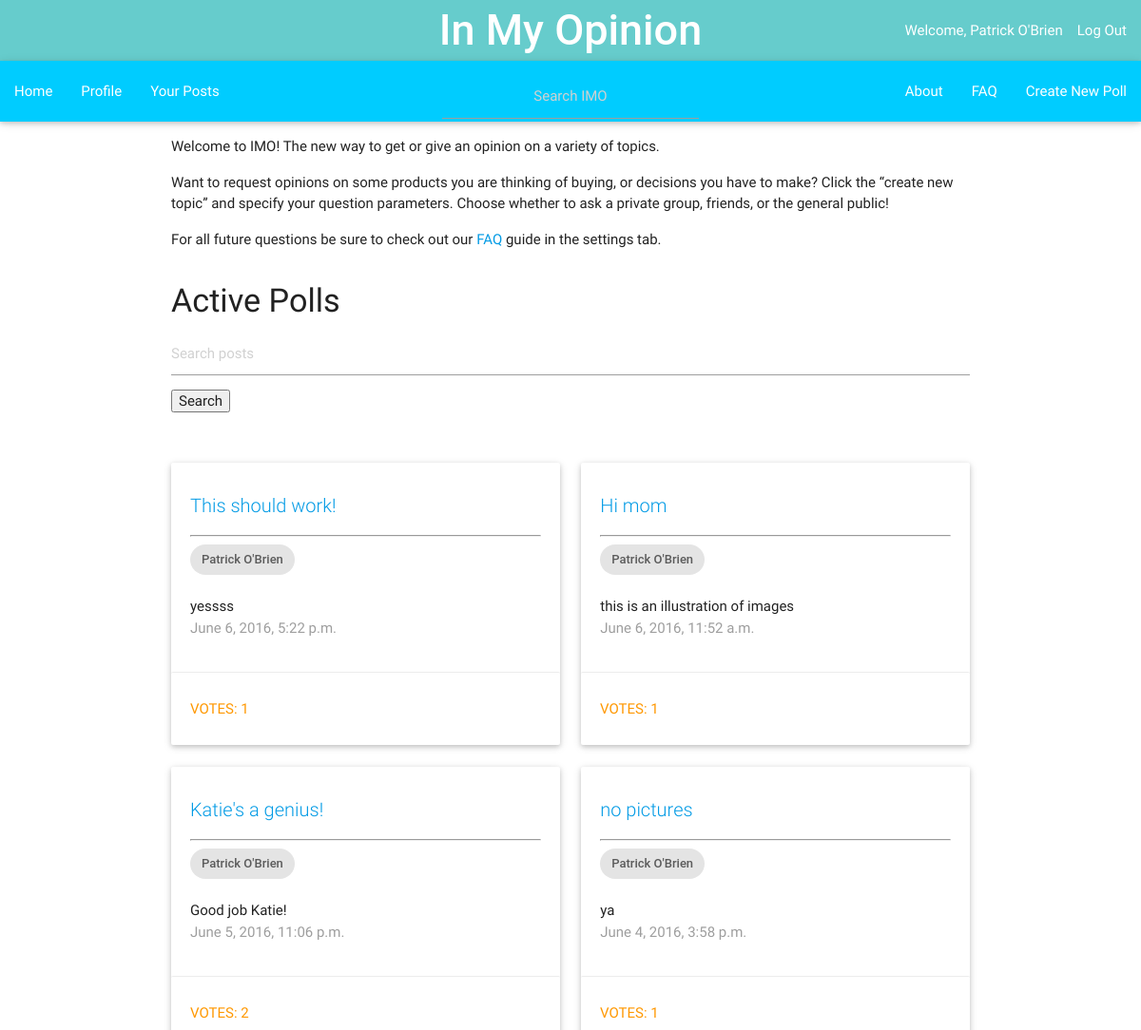
Page /imo_app/ (signed in, upper part) on the earlier database version.
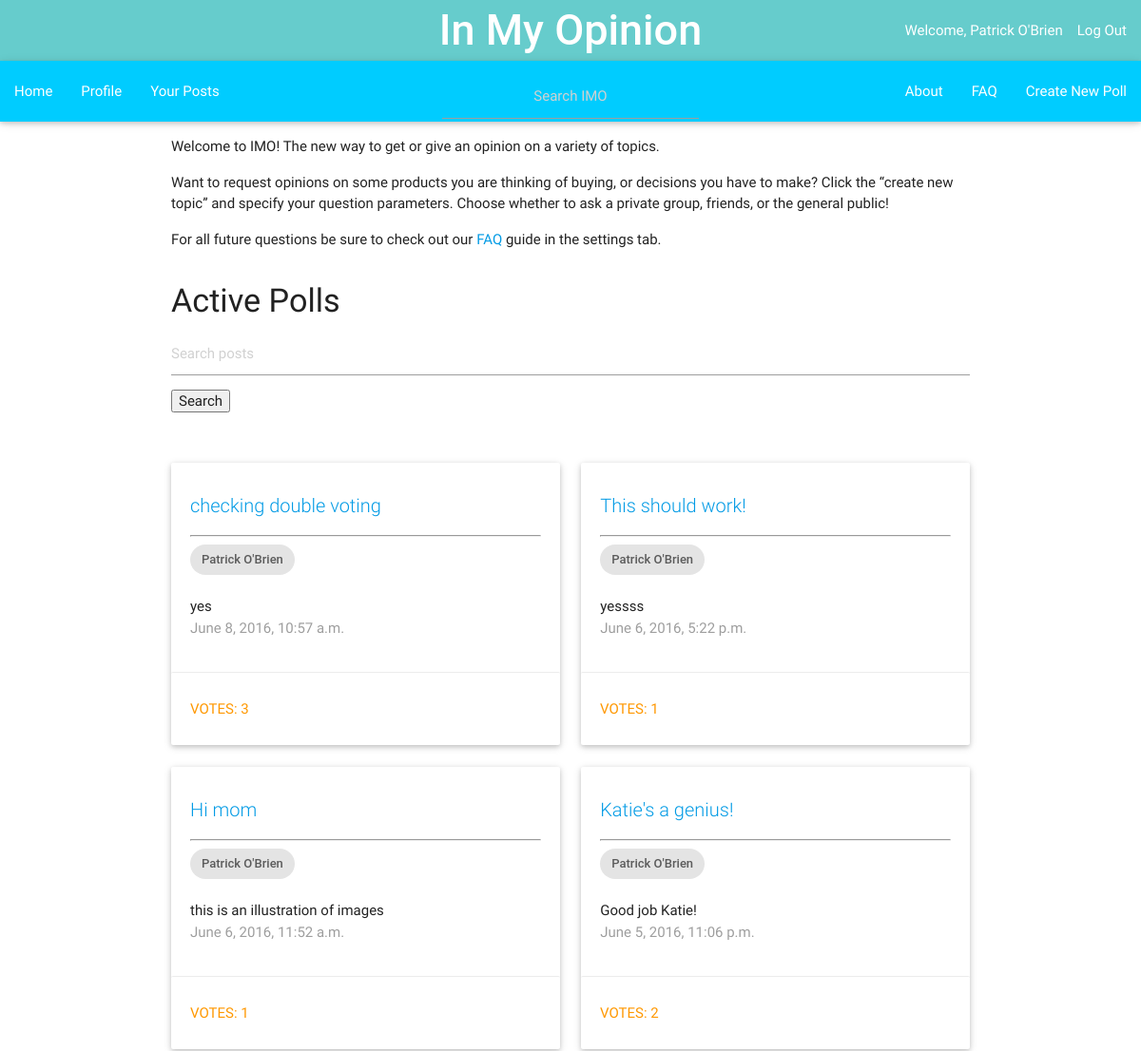
Same page on the later database version.
### imo_app/models.py (models this page shows, shortened)
class Question(models.Model):
    author = models.ForeignKey(UserProfile, on_delete=models.CASCADE)
    author_name = models.CharField(max_length=200, default='')
    question_text = models.CharField(max_length=200)
    description = models.TextField(default = '')
    category = models.CharField(max_length=50, default='')
    pub_date = models.DateTimeField('date published')
    choice1 = models.CharField(null=True, blank=True, default = '', max_length = 200)
    image1 = models.ImageField(null=True, blank=True)
    choice2 = models.CharField(null=True, blank=True, default = '', max_length = 200)
    image2 = models.ImageField(null=True, blank=True)
    choice3 = models.CharField(null=True, blank=True, default = '', max_length = 200)
    image3 = models.ImageField(null=True, blank=True)
    total_votes = models.IntegerField(default = 1)
    class Meta:
        ordering = ['-pub_date']

class UserProfile(models.Model):
    user = models.OneToOneField(User)
    name = models.CharField(max_length=200, default='')
    gender = models.CharField(default='', blank=True, max_length=15)
    picture = models.ImageField(blank=True, null=True, default='')
    birthday = models.DateField(blank=True, null=True)
    about = models.TextField(null = True, blank = True, default='')
    motto = models.CharField(max_length=200, null = True, blank=True, default='')
    total_friends = models.IntegerField(default=0)
    sponsor = models.BooleanField(default=False)

### imo_app/views.py (the view)
def index(request):
    q_list = Question.objects.all()
    if request.GET.get("q"):
        query = request.GET.get("q")
        q_list = search_bars(q_list, query)
    paginator = Paginator(q_list, 12) # Show 25 contacts per page
    page = request.GET.get('page')
    try:
        q = paginator.page(page)
    except PageNotAnInteger:
        q = paginator.page(1)
    except EmptyPage:
        q = paginator.page(paginator.num_pages)
    current_user = request.user
    context = {'q_all': q, 'current_user': current_user}
    return render(request, 'imo_app/index.html', context)

### imo_app/templates/imo_app/index.html (shortened to what this page needs)
{% extends "imo_app/base.html" %}
{% block content %}
  <div class="row">
    <div class="col m12">
      <p>Welcome to IMO!  The new way to get or give an opinion on a variety of topics.</p>
      <p>Want to request opinions on some products you are thinking of buying, or decisions you have to make?
        Click the “create new topic” and specify your question parameters.  Choose whether to ask a private group,
        friends, or the general public!</p>
      <p>For all future questions be sure to check out our <a href="faq/">FAQ</a> guide in the settings tab.</p>
    </div>
  </div>
    {% if user.is_authenticated %}
      <h4>Active Polls</h4>
      <div class="row">
        <div class="col m12">
        <form method='GET' action=''>
        <input type='text' name='q' placeholder='Search posts' value='{{ request.GET.q }}' />
        <input type='submit' value='Search' />
        </form>
        <br></br>
      </div>
        {% for i in q_all %}
          <div class="col m6">
            <div class="card" >
              <div class="card-content">
                <span class="card-title truncate"><a href="{% url 'imo_app:detail' i.id %}" style = "font-size: 20px">{{ i.question_text }}</a></span>
                <hr></hr>
                <div class="chip">
                  {{ i.author.user.first_name}} {{ i.author.user.last_name}}
                </div>
                <br></br>
                <p class="truncate">{{ i.description }}</p>
                <p class="grey-text">{{ i.pub_date }}</p>
              </div>
              <a href="{% url 'imo_app:detail' i.id %}"><div class="orange-text waves-effect waves-teal card-action btn-flat" style="width:100%; height: 100%">
              Votes: {{ i.total_votes }}
              </div></a>
            </div>
          </div>
        {% endfor %}
        <div class="pagination">
        </div>
      </div>
    {% endif %}
{% endblock content %}

Differences in the rows shown:
no longer on this page (row unchanged): Question: question_text "no pictures", author.user.first_name "Patrick", author.user.last_name "O'Brien", description "ya", pub_date "June 4, 2016, 3:58 p.m.", total_votes "1"
added Question: question_text "checking double voting", author.user.first_name "Patrick", author.user.last_name "O'Brien", description "yes", pub_date "June 8, 2016, 10:57 a.m.", total_votes "3"
